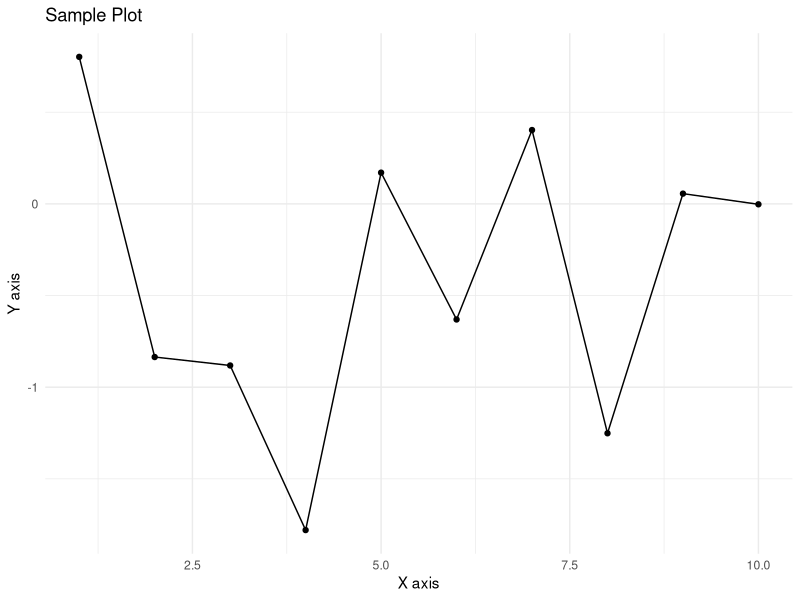

R code for this plot:
## ---- chunk 1
#| label: setup
#| warning: false
#| message: false

library(ggplot2)
library(dplyr)

# Create some sample data
data <- data.frame(
  x = 1:10,
  y = rnorm(10)
)

# Create a plot
ggplot(data, aes(x = x, y = y)) +
  geom_line() +
  geom_point() +
  theme_minimal() +
  labs(
    title = "Sample Plot",
    x = "X axis",
    y = "Y axis"
  )
